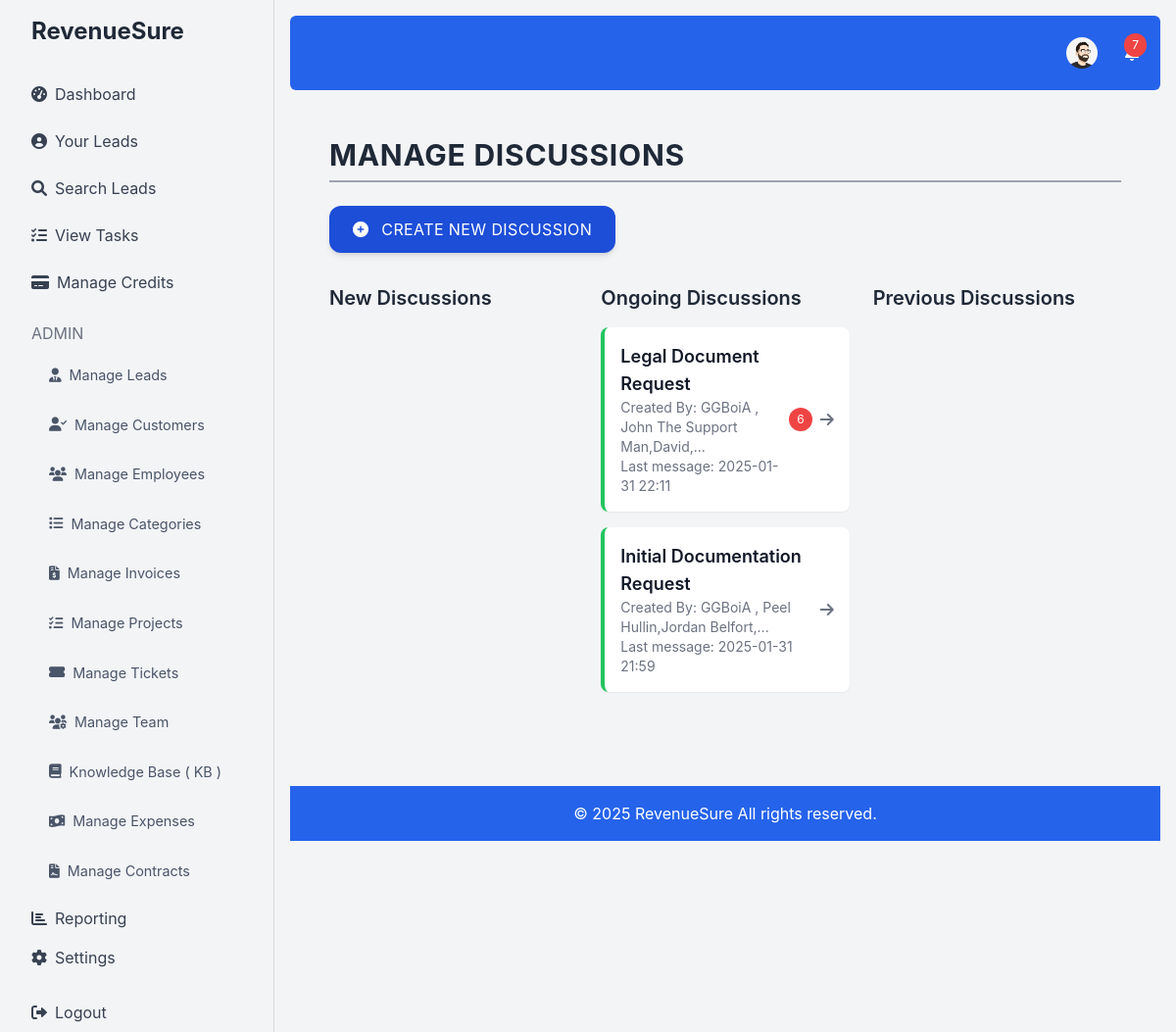
/manage_discussions.php (signed in), run on the app's committed database.
### tables this page shows
CREATE TABLE `users` (
  `id` int(11) NOT NULL,
  `username` varchar(50) NOT NULL,
  `email` varchar(100) NOT NULL,
  `password` varchar(255) NOT NULL,
  `credits` int(11) DEFAULT 0,
  `created_at` timestamp NOT NULL DEFAULT current_timestamp(),
  `role` enum('admin','user') DEFAULT 'user',
  `profile_picture` varchar(255) DEFAULT NULL,
  `role_id` int(11) DEFAULT NULL,
  `department_id` int(11) DEFAULT NULL
);

CREATE TABLE `discussions` (
  `id` int(11) NOT NULL,
  `title` varchar(255) NOT NULL,
  `user_id` int(11) NOT NULL,
  `type` enum('internal','external') NOT NULL,
  `status` enum('open','closed') NOT NULL DEFAULT 'open',
  `created_at` timestamp NOT NULL DEFAULT current_timestamp()
);

CREATE TABLE `discussion_participants` (
  `id` int(11) NOT NULL,
  `discussion_id` int(11) NOT NULL,
  `participant_id` int(11) NOT NULL,
  `participant_type` enum('user','employee','customer') NOT NULL,
  `last_viewed` timestamp NULL DEFAULT NULL,
  `created_at` timestamp NOT NULL DEFAULT current_timestamp()
);

CREATE TABLE `employees` (
  `id` int(11) NOT NULL,
  `name` varchar(100) NOT NULL,
  `email` varchar(100) NOT NULL,
  `phone` varchar(20) DEFAULT NULL,
  `created_at` timestamp NOT NULL DEFAULT current_timestamp()
);

### manage_discussions.php (the view, shortened to what the rows shown need)
<?php
require 'db.php';
$user_id = $_SESSION['user_id'];
$stmt = $conn->prepare("SELECT discussions.*, users.username FROM discussions INNER JOIN users ON discussions.user_id = users.id ORDER BY created_at DESC");
$stmt->execute();
$discussions = $stmt->fetchAll(PDO::FETCH_ASSOC);
$all_participants = [];
foreach ($discussions as $discussion) {
    $stmt = $conn->prepare("SELECT discussion_participants.*, users.username FROM discussion_participants LEFT JOIN users ON discussion_participants.participant_id = users.id  WHERE discussion_id = :discussion_id AND participant_type = 'user'");
    $stmt->bindParam(':discussion_id', $discussion['id']);
    $stmt->execute();
    $all_participants[$discussion['id']] = $stmt->fetchAll(PDO::FETCH_ASSOC);
     $stmt = $conn->prepare("SELECT discussion_participants.*, employees.name FROM discussion_participants LEFT JOIN employees ON discussion_participants.participant_id = employees.id  WHERE discussion_id = :discussion_id AND participant_type = 'employee'");
    $stmt->bindParam(':discussion_id', $discussion['id']);
    $stmt->execute();
      $employee_participants = $stmt->fetchAll(PDO::FETCH_ASSOC);
        if($employee_participants){
            $all_participants[$discussion['id']] = array_merge($all_participants[$discussion['id']], $employee_participants);
          }
       $stmt = $conn->prepare("SELECT discussion_participants.*, customers.name FROM discussion_participants LEFT JOIN customers ON discussion_participants.participant_id = customers.id  WHERE discussion_id = :discussion_id AND participant_type = 'customer'");
    $stmt->bindParam(':discussion_id', $discussion['id']);
     $stmt->execute();
    $customer_participants = $stmt->fetchAll(PDO::FETCH_ASSOC);
    if($customer_participants){
      $all_participants[$discussion['id']] = array_merge($all_participants[$discussion['id']], $customer_participants);
        }
}
$unread_counts = [];
foreach ($discussions as $discussion) {
    $stmt = $conn->prepare("SELECT COUNT(*) as unread_count FROM discussion_messages LEFT JOIN discussion_participants ON discussion_messages.discussion_id = discussion_participants.discussion_id  WHERE discussion_messages.discussion_id = :discussion_id AND discussion_messages.user_id != :user_id AND discussion_messages.sent_at > (SELECT last_viewed FROM discussion_participants WHERE participant_id = :user_id2  AND discussion_participants.discussion_id = :discussion_id2) OR (SELECT COUNT(*) FROM discussion_participants WHERE participant_id = :user_id3  AND discussion_participants.discussion_id = :discussion_id3 AND last_viewed IS NULL) > 0");
    $stmt->bindParam(':discussion_id', $discussion['id']);
     $stmt->bindParam(':user_id', $user_id);
      $stmt->bindParam(':user_id2', $user_id);
        $stmt->bindParam(':discussion_id2', $discussion['id']);
         $stmt->bindParam(':user_id3', $user_id);
      $stmt->bindParam(':discussion_id3', $discussion['id']);
    $stmt->execute();
    $unread_counts[$discussion['id']] = $stmt->fetch(PDO::FETCH_ASSOC)['unread_count'];
    $stmt = $conn->prepare("SELECT MAX(sent_at) as last_message_time FROM discussion_messages WHERE discussion_id = :discussion_id");
    $stmt->bindParam(':discussion_id', $discussion['id']);
    $stmt->execute();
    $last_message_times[$discussion['id']] = $stmt->fetch(PDO::FETCH_ASSOC)['last_message_time'];
}
function categorize_discussion($discussion, $all_participants, $unread_counts, $last_message_times, $user_id) {
    $current_timestamp = new DateTime();
    $created_at = new DateTime($discussion['created_at']);
    $has_unread_messages = $unread_counts[$discussion['id']] > 0;
    $last_message_time = $last_message_times[$discussion['id']];
       $days_since_last_message = 0;
        if ($last_message_time) {
             $last_message_time_dt = new DateTime($last_message_time);
            $days_since_last_message = $current_timestamp->diff($last_message_time_dt)->days;
         }
    $is_ongoing = false;
      if($last_message_time && $days_since_last_message <= 7){
         $is_ongoing = true;
        }
      $stmt = $GLOBALS['conn']->prepare("SELECT id FROM discussion_messages WHERE discussion_id = :discussion_id AND user_id = :user_id AND parent_id IS NULL");
          $stmt->bindParam(':discussion_id', $discussion['id']);
          $stmt->bindParam(':user_id', $discussion['user_id']);
        $stmt->execute();
     $initial_message_id = $stmt->fetch(PDO::FETCH_ASSOC)['id'];
         $has_initial_message_reply = 0;
          if($initial_message_id){
                 $stmt =  $GLOBALS['conn']->prepare("SELECT id FROM discussion_messages WHERE discussion_id = :discussion_id AND user_id != :user_id AND parent_id = :initial_message_id");
                     $stmt->bindParam(':discussion_id', $discussion['id']);
                     $stmt->bindParam(':user_id', $discussion['user_id']);
                      $stmt->bindParam(':initial_message_id', $initial_message_id);
                      $stmt->execute();
                      $has_initial_message_reply  = $stmt->fetch(PDO::FETCH_ASSOC);
          }
  if ($has_unread_messages && !$has_initial_message_reply) {
            return 'New Discussions';
     } else if ($has_unread_messages || $is_ongoing){
            return 'Ongoing Discussions';
       } else if ($discussion['status'] === 'closed') {
           return 'Previous Discussions';
      } else {
         return 'Ongoing Discussions';
       }
}
require 'header.php';
?>
<div class="container mx-auto p-6 fade-in">
 <h1 class="text-3xl font-bold text-gray-800 mb-6 uppercase tracking-wide border-b-2 border-gray-400 pb-2">Manage Discussions</h1>
    <div class="grid grid-cols-1 md:grid-cols-3 gap-6">
            <div class="mb-8">
                <h2 class="text-xl font-semibold text-gray-800 mb-4">New Discussions</h2>
            </div>
             <div class="mb-8">
                <h2 class="text-xl font-semibold text-gray-800 mb-4">Ongoing Discussions</h2>
                  <?php if ($discussions): ?>
                     <div class="flex flex-col gap-4">
                        <?php foreach ($discussions as $discussion): ?>
                            <?php if (categorize_discussion($discussion, $all_participants, $unread_counts, $last_message_times, $user_id) == 'Ongoing Discussions'): ?>
                               <a href="view_discussion.php?id=<?php echo $discussion['id']; ?>" class="bg-white p-4 rounded-lg shadow-sm flex justify-between items-center hover:shadow-lg transition duration-300 border-l-4 border-green-500">
                                    <div class="flex-1">
                                       <p class="text-lg font-semibold text-gray-900"><?php echo htmlspecialchars($discussion['title']); ?></p>
                                       <p class="text-gray-500 text-sm">
                                                Created By: <?php echo htmlspecialchars($discussion['username']); ?> ,
                                                <?php $participants = $all_participants[$discussion['id']];
                                                  if ($participants){
                                                    foreach($participants as $i => $participant){
                                                      if($i < 2){
                                                       if(isset($participant['name'])){
                                                            echo htmlspecialchars($participant['name']) . ($i < count($participants)-1 ? ',' : '');
                                                        }else {
                                                             echo htmlspecialchars($participant['username']) . ($i < count($participants)-1 ? ',' : '');
                                                       }
                                                          } else if($i == 2){
                                                           echo '...';
                                                       }
                                                     }
                                                  } else {
                                                    echo "No Participants";
                                                 }
                                                 ?>
                                       </p>
                                         <?php if ($last_message_times[$discussion['id']] ) : ?>
                                            <p class="text-gray-500 text-sm">Last message: <?php echo htmlspecialchars(date('Y-m-d H:i', strtotime($last_message_times[$discussion['id']]))) ?></p>
                                        <?php endif; ?>
                                   </div>
                                    <div class="flex items-center">
                                         <?php if($unread_counts[$discussion['id']] > 0): ?>
                                             <span class="bg-red-500 text-white text-xs px-2 py-1 rounded-full mr-2"><?php echo htmlspecialchars($unread_counts[$discussion['id']]); ?></span>
                                         <?php endif; ?>
                                       <i class="fas fa-arrow-right text-gray-500"></i>
                                  </div>
                            </a>
                            <?php endif; ?>
                       <?php endforeach; ?>
                     </div>
                    <?php else: ?>
                         <p class="text-gray-600">No ongoing discussions yet.</p>
                      <?php endif; ?>
            </div>
              <div class="mb-8">
                <h2 class="text-xl font-semibold text-gray-800 mb-4">Previous Discussions</h2>
            </div>
    </div>
</div>
<?php
require 'footer.php';
?>

### header.php (shortened to what the rows shown need)
<!DOCTYPE html>
<html lang="en">
<head>
    <script src="https://cdn.tailwindcss.com"></script>
    <link href="https://cdnjs.cloudflare.com/ajax/libs/font-awesome/6.0.0-beta3/css/all.min.css" rel="stylesheet">
     <link rel="stylesheet" href="https://cdnjs.cloudflare.com/ajax/libs/animate.css/4.1.1/animate.min.css"/>
</head>
<body class="bg-gray-100">
    <div class="flex h-screen fade-in-up">
        <div class="flex-1 p-4 fade-in">
            <nav class="bg-blue-600 p-4 text-white mb-6 rounded-md">
                <div class="container mx-auto flex justify-end items-center">
                    <?php if (isset($_SESSION['user_id'])): ?>
                       <div class="relative top-nav-button mr-4 hover:bg-white/10 p-1.5 rounded-full transition-colors" >
                            <button id="profileButton" class="relative flex items-center">
                                <?php
                                $stmt = $conn->prepare("SELECT profile_picture FROM users WHERE id = :user_id");
                                $stmt->bindParam(':user_id', $_SESSION['user_id']);
                                $stmt->execute();
                                $user = $stmt->fetch(PDO::FETCH_ASSOC);
                                $profile_picture = $user['profile_picture'];
                                if ($profile_picture) : ?>
                                    <img src="<?php echo $profile_picture; ?>" alt="Profile Picture" class="rounded-full w-8 h-8 object-cover">
                                <?php else : ?>
                                    <i class="fas fa-user-circle fa-lg"></i>
                                <?php endif; ?>
                            </button>
                         </div>
                   <?php endif; ?>
                </div>
            </nav>
             <div class="container mx-auto px-4">

### data on the page
users: profile_picture (picture)
discussions: title "Legal Document Request", user.username "GGBoiA", id "2025-01-31 22:11", id "6"
discussion_participants: users.username "John The Support Man"
discussion_participants: employees.name "David"
discussions: title "Initial Documentation Request", user.username "GGBoiA", id "2025-01-31 21:59"
discussion_participants: users.username "Peel Hullin"
discussion_participants: employees.name "Jordan Belfort"

### other printed values
$unread "7"
